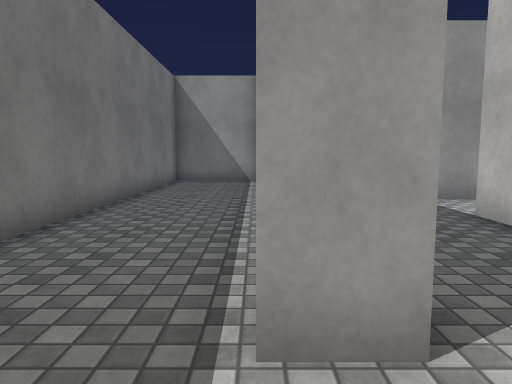
View 1 (above)

24 first-person views from a walk through a Unity game level. The camera is 1.2 m above the floor, tilts 6° down and sees 70° across. The floor is counted in squares, 1 m on a side. Each view is taken from the middle of a square. On the plan, view 1 faces up. The plan holds only what a view shows up to about 15 squares ahead; the rest is blank. The player is left out. Some animated figures are left out. Surface patterns are stand-ins for the level's own textures.

View 2
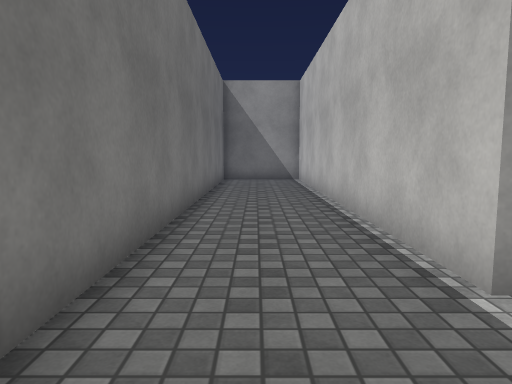

View 3
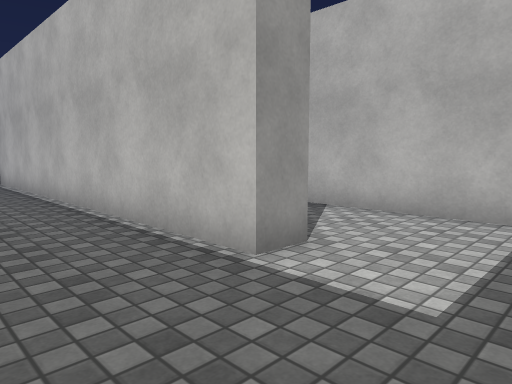

View 4
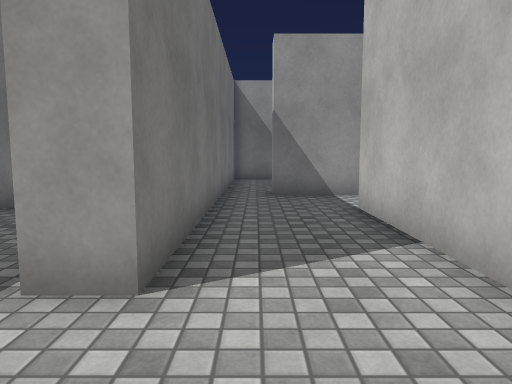

View 5
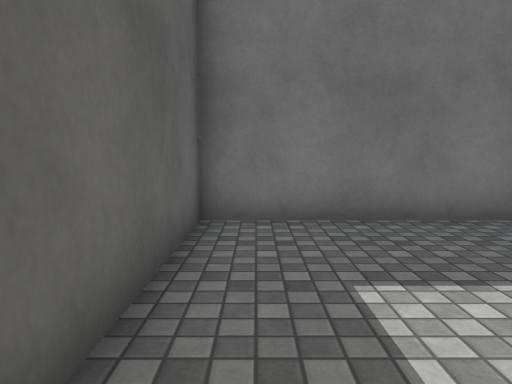

View 6
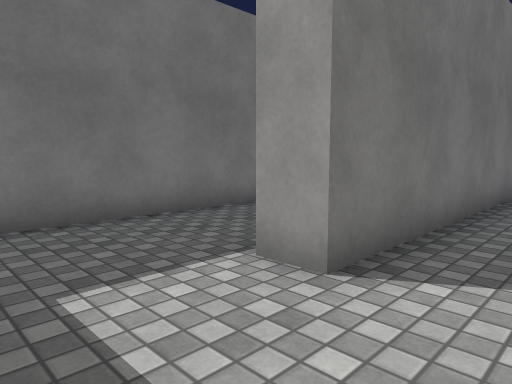

View 7
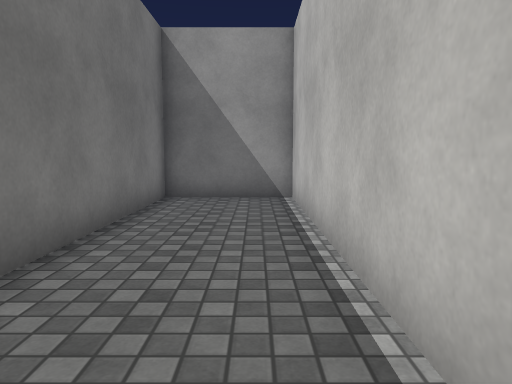

View 8
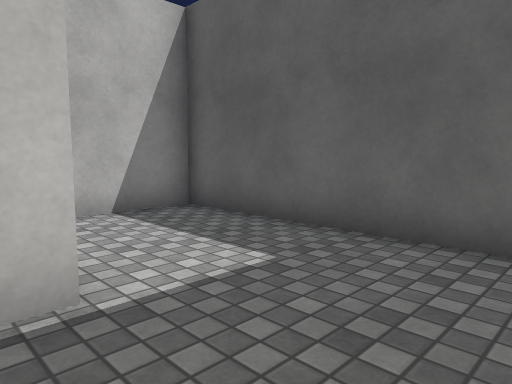

View 9
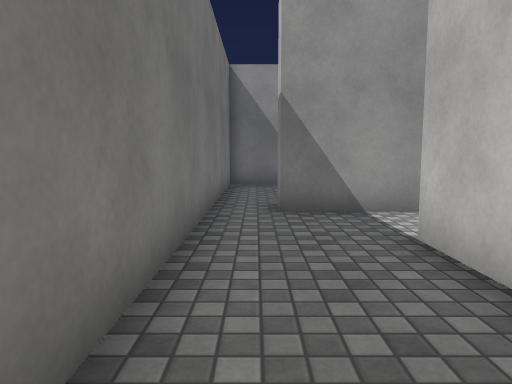

View 10
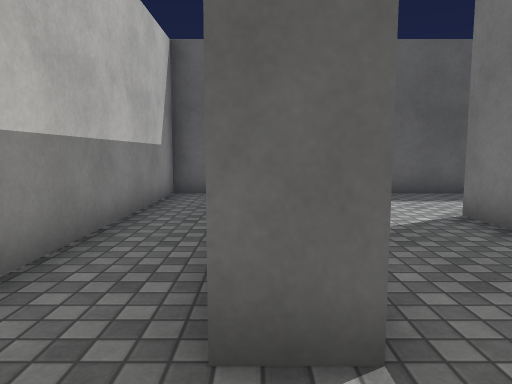

View 11
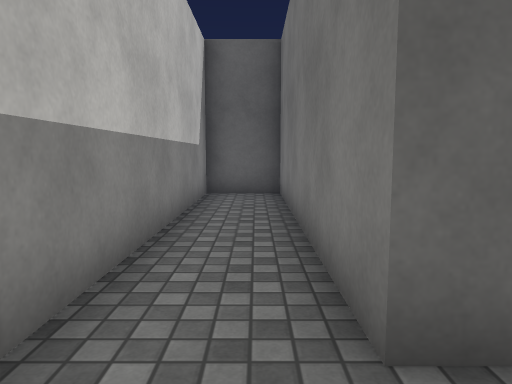

View 12
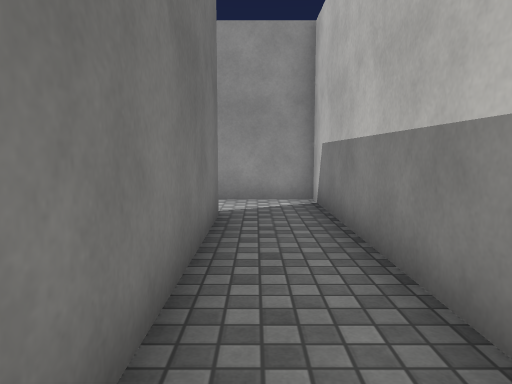

View 13
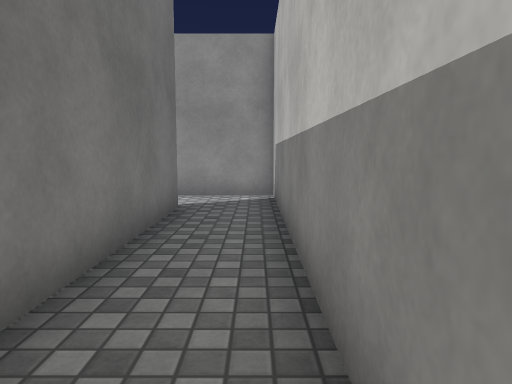

View 14
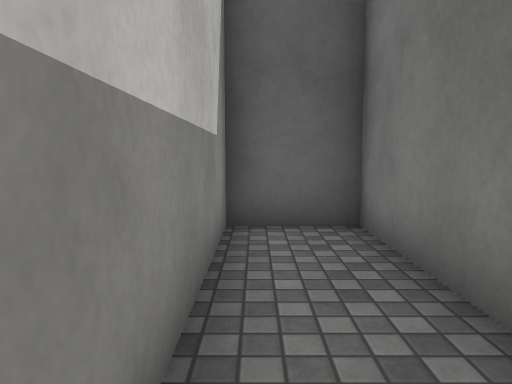

View 15
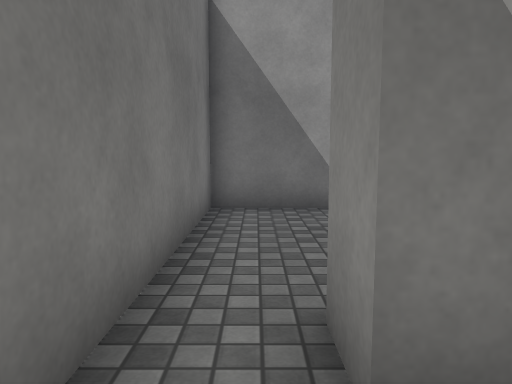

View 16
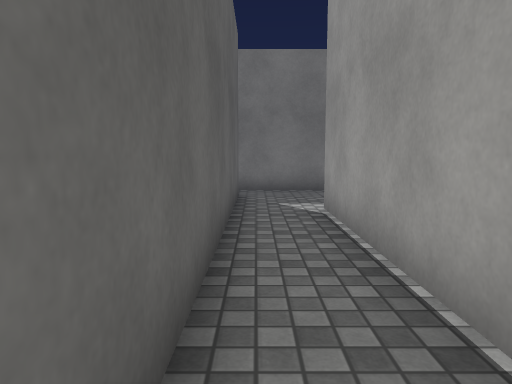

View 17
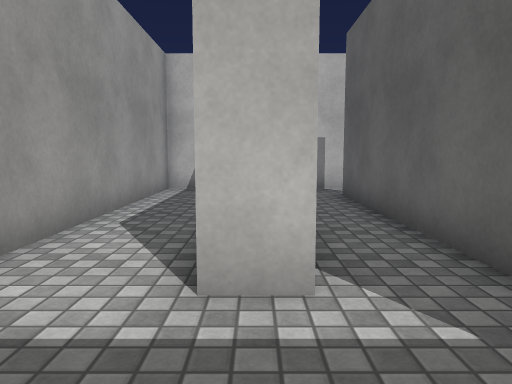

View 18
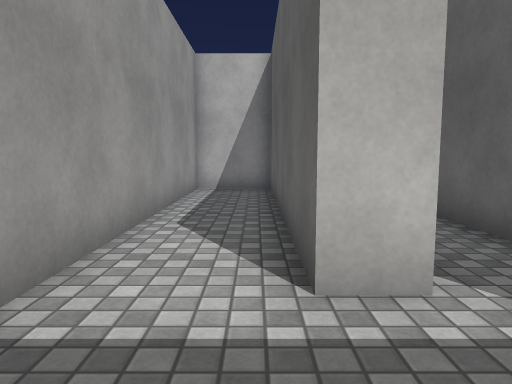

View 19
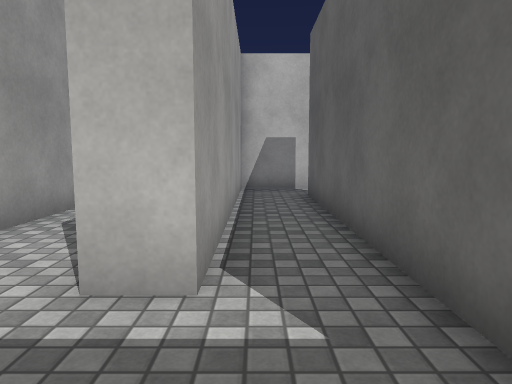

View 20
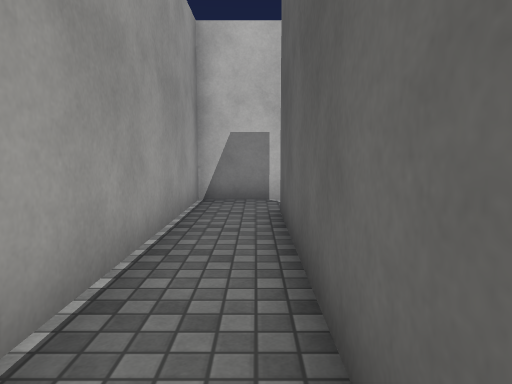

View 21
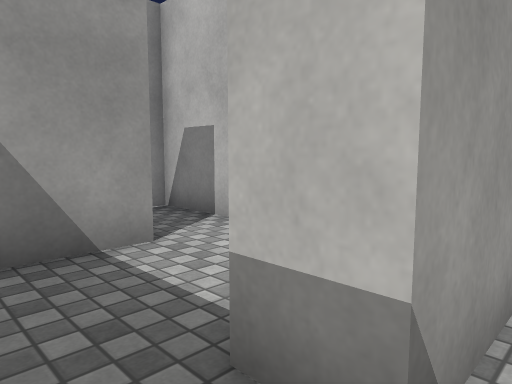

View 22
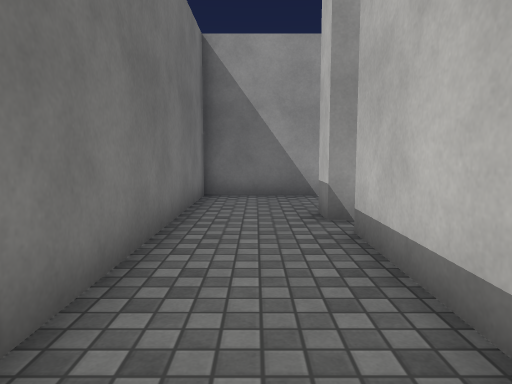

View 23
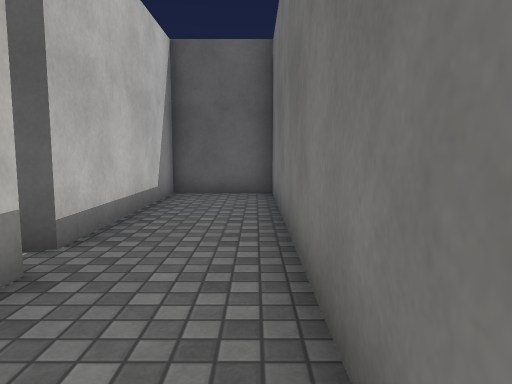

View 24
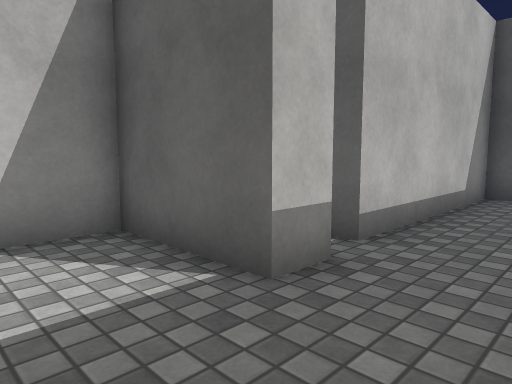

### Floor plan
Ten units are one square. View 1 is at (0, 0); x grows to the right and y downward. Boxes are objects, and circles mark ways between rooms. Rooms are numbered by the first view taken in them; rooms with no view inside come last. Other rooms are left out.
<svg viewBox="-40 -165 190 190">
<path fill="none" stroke="#000" d="M10 -95 10 -20 0 -20 0 -160 -35 -160 -35 20 43 20 43 -70M35 -95 25 -95M43 -70 53 -70 53 20 75 20 75 -95 35 -95M25 -95 25 -105 125 -105M145 -100 145 -125 50 -125 50 -135 145 -135 145 -160 10 -160 10 -95M113 -55 113 -65 145 -65 145 -81M126 -95 85 -95 85 18M85 20 115 20 115 -45"/>
<circle cx="45" cy="-85" r="3" fill="#2a7"/>
<circle cx="20" cy="-100" r="3" fill="#2a7"/>
<circle cx="135" cy="-100" r="3" fill="#2a7"/>
<text x="-10" y="-60">1</text>
<text x="60" y="-50">2</text>
<text x="80" y="-120">3</text>
<text x="110" y="-50">4</text>
</svg>
Room 1 opens to room 2. Room 1 opens to room 3. Room 3 opens to room 4.

Where each view was taken, in squares from view 1:
view 1: 0 up, 0 right, facing up
view 2: 1 down, 2 left, facing up
view 3: 1 down, 3 left, facing up-right
view 4: 1 down, 2 right, facing up
view 5: 1 down, 3 right, facing left
view 6: 1 down, 3 right, facing up-left
view 7: 6 up, 1 left, facing up
view 8: 3 up, 3 left, facing down-right
view 9: 2 up, 2 right, facing up
view 10: 9 up, 5 right, facing down
view 11: 9 up, 6 right, facing down
view 12: 0 up, 6 right, facing up
view 13: 1 down, 7 right, facing up
view 14: 4 up, 7 right, facing down
view 15: 8 up, 2 right, facing up
view 16: 11 up, 13 right, facing left
view 17: 13 up, 2 right, facing right
view 18: 14 up, 2 right, facing right
view 19: 12 up, 2 right, facing right
view 20: 11 up, 5 right, facing right
view 21: 5 up, 10 right, facing up-right
view 22: 1 down, 10 right, facing up
view 23: 9 up, 9 right, facing down
view 24: 9 up, 9 right, facing down-right
